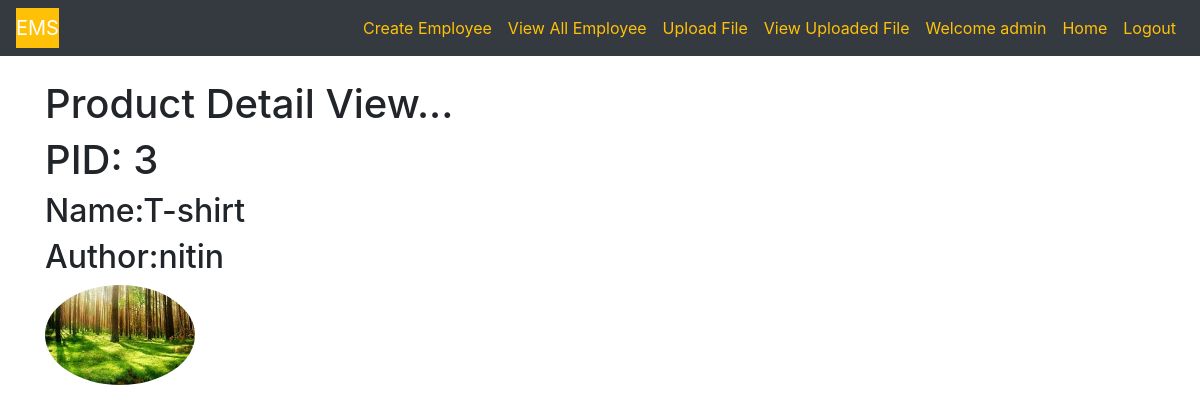
The page /detailProduct/3 (signed in) on the database its author committed.
### DBApp/models.py (models this page shows)
class Upload(models.Model):
    name=models.CharField(max_length=50)
    pic=models.FileField(upload_to='images/')
    author=models.CharField(max_length=50)
    upload_date=models.DateTimeField(auto_now_add=True)

### DBApp/views.py (the view)
# urls.py: path('detailProduct/<pid>', views.DetailView),
@login_required
def DetailView(request,pid):
    images=Upload.objects.get(id=pid)
    return render(request,'DBApp/detailview.html',{'images':images})

### templates/DBApp/detailview.html
{% extends  'DBApp/base.html' %}
  {% block parentblock %}
<h1>Product Detail View...</h1>
{% if images %}
   <h1>PID: {{images.id}}</h1>
   <h2>Name:{{images.name}}</h2>
    <h2>Author:{{images.author}}</h2>
   <img src="{{images.pic.url}}" height="100" width="150" class="rounded-circle">
{%endif%}
   {%endblock%}

### templates/DBApp/base.html (shortened to what this page needs)
<!DOCTYPE html>
<html lang="en" dir="ltr">
  <head>
    <link rel="stylesheet" href="https://maxcdn.bootstrapcdn.com/bootstrap/4.4.1/css/bootstrap.min.css">
<link rel="stylesheet" href="https://use.fontawesome.com/releases/v5.7.0/css/all.css">
  </head>
  <body>
    <nav class="navbar  fixed-top navbar-expand-md bg-dark navbar-dark">
      <a class="navbar-brand bg-warning" href="#">EMS</a>
      <div class="collapse navbar-collapse  text-center" id="collapsibleNavbar">
        <ul class="navbar-nav ml-auto">
          <li class="nav-item">
            <a class="nav-link text-warning" href="/addemp">Create Employee</a>
          </li>
          <li class="nav-item">
            <a class="nav-link text-warning" href="/viewemp">View All Employee</a>
          </li>
          <li class="nav-item">
            <a class="nav-link text-warning" href="/upload">Upload File</a>
          </li>
          <li class="nav-item">
            <a class="nav-link text-warning" href="/viewfiles">View Uploaded File</a>
          </li>
{% if request.user.is_authenticated is True %}
<li class="nav-item">
  <a class="nav-link text-warning" href="#">Welcome {{request.user}}</a>
</li>
          <li class="nav-item">
            <a class="nav-link text-warning" href="/">Home</a>
          </li>
          <li class="nav-item">
            <a class="nav-link text-warning" href="/accounts/logout">Logout</a>
          </li>
{%endif%}
        </ul>
      </div>
    </nav>
<div class="container">
    {% block parentblock %}{% endblock %}
</div>
  </body>
</html>

### templates/DBApp/base.html (style rules this page uses)
.container { margin-top:80px; }

### rows shown on the page
Upload: id "3", name "T-shirt", author "nitin", pic (picture)

### other values the page prints
{{ request.user }} "admin"
